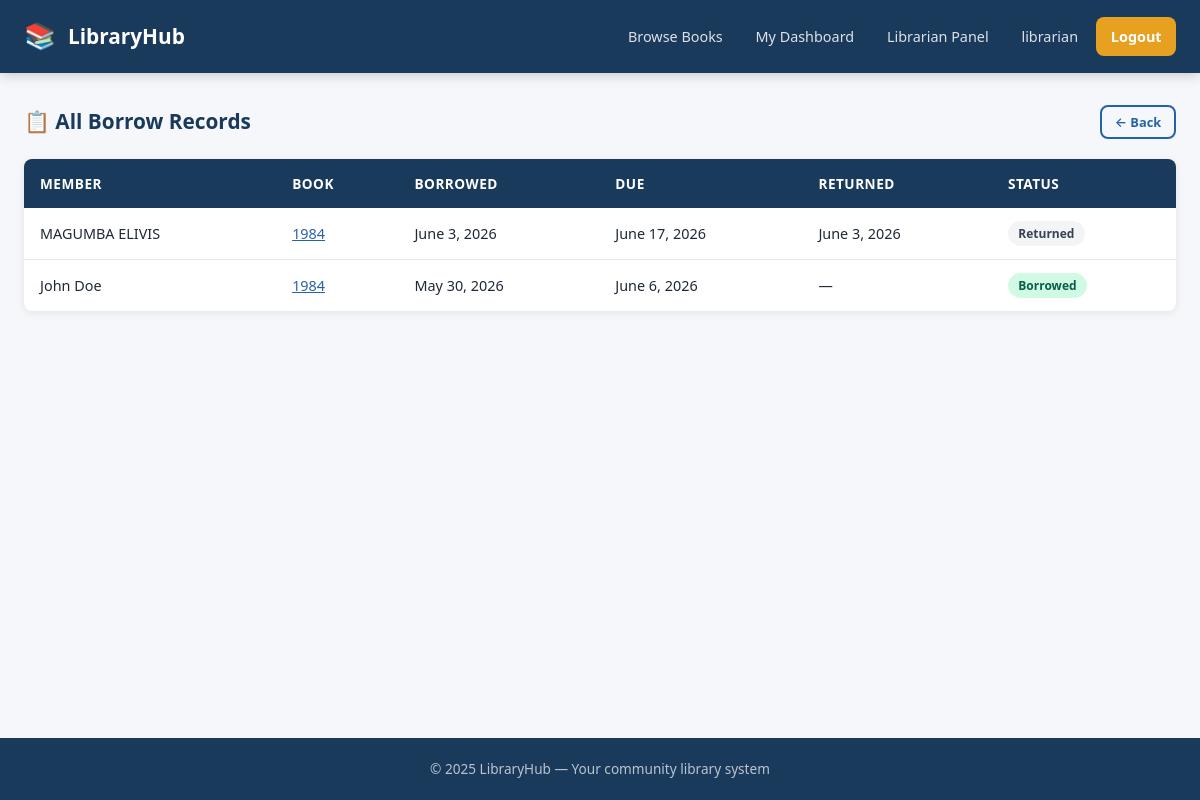
The page /all-borrows/ (signed in) on the database its author committed.
### library/models.py (models this page shows, shortened)
class BorrowRecord(models.Model):
    STATUS_CHOICES = [
        ('borrowed', 'Borrowed'),
        ('returned', 'Returned'),
        ('overdue', 'Overdue'),
    ]
    user = models.ForeignKey(User, on_delete=models.CASCADE, related_name='borrow_records')
    book = models.ForeignKey(Book, on_delete=models.CASCADE, related_name='borrow_records')
    borrow_date = models.DateTimeField(auto_now_add=True)
    due_date = models.DateTimeField()
    return_date = models.DateTimeField(null=True, blank=True)
    status = models.CharField(max_length=10, choices=STATUS_CHOICES, default='borrowed')
    class Meta:
        ordering = ['-borrow_date']

class Book(models.Model):
    title = models.CharField(max_length=300)
    author = models.CharField(max_length=200)
    isbn = models.CharField(max_length=13, unique=True)
    category = models.ForeignKey(Category, on_delete=models.SET_NULL, null=True, related_name='books')
    description = models.TextField(blank=True)
    published_year = models.PositiveIntegerField(null=True, blank=True)
    total_copies = models.PositiveIntegerField(default=1)
    available_copies = models.PositiveIntegerField(default=1)
    cover_image = models.ImageField(upload_to='book_covers/', blank=True, null=True)
    date_added = models.DateTimeField(auto_now_add=True)
    class Meta:
        ordering = ['title']

### library/views.py (the view)
# urls.py: path('all-borrows/', views.all_borrows, name='all_borrows'),
@login_required
@user_passes_test(is_librarian)
def all_borrows(request):
    borrows = BorrowRecord.objects.select_related('user', 'book').all()
    return render(request, 'library/all_borrows.html', {'borrows': borrows})

### library/views.py (called while the page is built)
def is_librarian(user):
    return user.is_staff or user.is_superuser

### templates/library/all_borrows.html (shortened to what this page needs)
{% extends 'library/base.html' %}
{% block content %}
<div class="section-header">
  <h2>📋 All Borrow Records</h2>
  <a href="{% url 'librarian_dashboard' %}" class="btn btn-outline btn-sm">← Back</a>
</div>
<div class="table-wrapper">
  <table>
    <thead><tr><th>Member</th><th>Book</th><th>Borrowed</th><th>Due</th><th>Returned</th><th>Status</th></tr></thead>
    <tbody>
      {% for rec in borrows %}
      <tr>
        <td>{{ rec.user.get_full_name|default:rec.user.username }}</td>
        <td><a href="{% url 'book_detail' rec.book.pk %}" style="color:var(--primary-light);">{{ rec.book.title|truncatechars:35 }}</a></td>
        <td>{{ rec.borrow_date|date:"N j, Y" }}</td>
        <td>{{ rec.due_date|date:"N j, Y" }}</td>
        <td>{{ rec.return_date|date:"N j, Y"|default:"—" }}</td>
        <td>
          {% if rec.status == 'returned' %}<span class="badge badge-gray">Returned</span>
          {% elif rec.status == 'overdue'  %}<span class="badge badge-red">Overdue</span>
          {% else %}<span class="badge badge-green">Borrowed</span>{% endif %}
        </td>
      </tr>
      {% empty %}
      <tr><td colspan="6" style="text-align:center;padding:2rem;color:var(--text-muted);">No records yet.</td></tr>
      {% endfor %}
    </tbody>
  </table>
</div>
{% endblock %}

### templates/library/base.html (shortened to what this page needs)
<!DOCTYPE html>
<html lang="en">
<head>
  {% load static %}
  <link rel="stylesheet" href="{% static 'css/style.css' %}">
</head>
<body>
<nav>
  <a href="{% url 'home' %}" class="nav-brand">
    <span class="logo-icon">📚</span> LibraryHub
  </a>
  <div class="nav-links">
    <a href="{% url 'book_list' %}">Browse Books</a>
    {% if user.is_authenticated %}
      <a href="{% url 'dashboard' %}">My Dashboard</a>
      {% if user.is_staff %}
        <a href="{% url 'librarian_dashboard' %}">Librarian Panel</a>
      {% endif %}
      <a href="{% url 'profile' %}">{{ user.first_name|default:user.username }}</a>
      <a href="{% url 'logout' %}" class="btn-accent">Logout</a>
    {% else %}
      <a href="{% url 'login' %}">Login</a>
      <a href="{% url 'register' %}" class="btn-accent">Join Free</a>
    {% endif %}
  </div>
</nav>
<main>
  {% block content %}{% endblock %}
</main>
<footer>
  <p>© 2025 LibraryHub — Your community library system</p>
</footer>
</body>
</html>

### static/css/style.css (style rules this page uses)
:root { --primary: #1a3a5c; --primary-light: #2563a8; --accent: #e8a020; --accent-dark: #c47d0e; --bg: #f5f7fa; --card-bg: #ffffff; --text: #1f2937; --text-muted: #6b7280; --border: #e5e7eb; --success: #059669; --danger: #dc2626; --warning: #d97706; --info: #0284c7; --radius: 8px; --shadow: 0 2px 8px rgba(0,0,0,0.08); --shadow-lg: 0 8px 24px rgba(0,0,0,0.12); }
* { box-sizing: border-box; margin: 0; padding: 0; }
body { font-family: 'Segoe UI', system-ui, -apple-system, sans-serif; background: var(--bg); color: var(--text); line-height: 1.6; min-height: 100vh; display: flex; flex-direction: column; }
nav { background: var(--primary); padding: 0 1.5rem; display: flex; align-items: center; justify-content: space-between; position: sticky; top: 0; z-index: 100; box-shadow: 0 2px 12px rgba(0,0,0,0.2); }
.nav-brand { display: flex; align-items: center; gap: 0.75rem; color: #fff; font-size: 1.3rem; font-weight: 700; text-decoration: none; padding: 1rem 0; }
.nav-brand .logo-icon { font-size: 1.6rem; }
.nav-links { display: flex; align-items: center; gap: 0.25rem; }
.nav-links a { color: rgba(255,255,255,0.85); text-decoration: none; padding: 0.5rem 0.9rem; border-radius: var(--radius); font-size: 0.9rem; transition: background 0.2s, color 0.2s; }
.nav-links .btn-accent { background: var(--accent); color: #fff; font-weight: 600; }
main { flex: 1; padding: 2rem 1.5rem; max-width: 1200px; margin: 0 auto; width: 100%; }
.badge { display: inline-block; padding: 0.2rem 0.65rem; border-radius: 999px; font-size: 0.75rem; font-weight: 600; }
.badge-green { background: #d1fae5; color: #065f46; }
.badge-gray { background: #f3f4f6; color: #374151; }
.btn { display: inline-flex; align-items: center; gap: 0.4rem; padding: 0.55rem 1.2rem; border-radius: var(--radius); font-size: 0.9rem; font-weight: 600; cursor: pointer; text-decoration: none; border: none; transition: all 0.2s; }
.btn-accent { background: var(--accent); color: #fff; }
.btn-outline { background: transparent; border: 2px solid var(--primary-light); color: var(--primary-light); }
.btn-sm { padding: 0.3rem 0.8rem; font-size: 0.8rem; }
.table-wrapper { background: var(--card-bg); border-radius: var(--radius); box-shadow: var(--shadow); overflow: auto; }
table { width: 100%; border-collapse: collapse; }
thead th { background: var(--primary); color: #fff; padding: 0.85rem 1rem; text-align: left; font-size: 0.85rem; text-transform: uppercase; letter-spacing: 0.5px; }
tbody td { padding: 0.8rem 1rem; border-bottom: 1px solid var(--border); font-size: 0.9rem; }
tbody tr:last-child td { border-bottom: none; }
.section-header { display: flex; align-items: center; justify-content: space-between; margin-bottom: 1.25rem; }
.section-header h2 { font-size: 1.3rem; color: var(--primary); }
footer { background: var(--primary); color: rgba(255,255,255,0.7); text-align: center; padding: 1.25rem; font-size: 0.85rem; margin-top: auto; }

### rows shown on the page
BorrowRecord: user.get_full_name "MAGUMBA ELIVIS", book "1984", borrow_date "June 3, 2026", due_date "June 17, 2026", return_date "June 3, 2026", status "Returned"
BorrowRecord: user.get_full_name "John Doe", book "1984", borrow_date "May 30, 2026", due_date "June 6, 2026", return_date "—", status "Borrowed"

### other values the page prints
{{ user.first_name|default:user.username }} "librarian"
